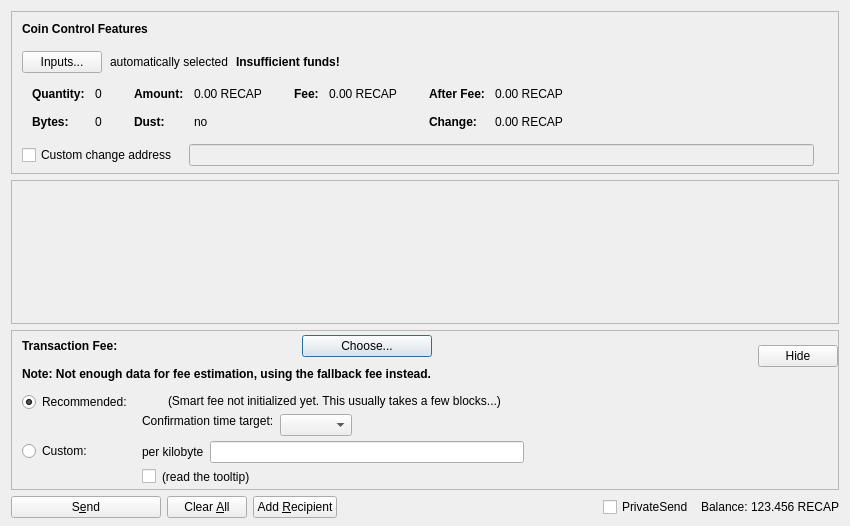
<?xml version="1.0" encoding="UTF-8"?>
<ui version="4.0">
 <class>SendCoinsDialog</class>
 <widget class="QDialog" name="SendCoinsDialog">
  <property name="geometry">
   <rect>
    <x>0</x>
    <y>0</y>
    <width>850</width>
    <height>526</height>
   </rect>
  </property>
  <property name="windowTitle">
   <string>Send Coins</string>
  </property>
  <layout class="QVBoxLayout" name="verticalLayout" stretch="0,1,0,0">
   <property name="bottomMargin">
    <number>8</number>
   </property>
   <item>
    <widget class="QFrame" name="frameCoinControl">
     <property name="sizePolicy">
      <sizepolicy hsizetype="Expanding" vsizetype="Expanding">
       <horstretch>0</horstretch>
       <verstretch>0</verstretch>
      </sizepolicy>
     </property>
     <property name="maximumSize">
      <size>
       <width>16777215</width>
       <height>16777215</height>
      </size>
     </property>
     <property name="frameShape">
      <enum>QFrame::StyledPanel</enum>
     </property>
     <property name="frameShadow">
      <enum>QFrame::Sunken</enum>
     </property>
     <layout class="QVBoxLayout" name="verticalLayoutCoinControl2">
      <property name="spacing">
       <number>0</number>
      </property>
      <property name="leftMargin">
       <number>0</number>
      </property>
      <property name="topMargin">
       <number>0</number>
      </property>
      <property name="rightMargin">
       <number>0</number>
      </property>
      <property name="bottomMargin">
       <number>6</number>
      </property>
      <item>
       <layout class="QVBoxLayout" name="verticalLayoutCoinControl" stretch="0,0,0,0,1">
        <property name="spacing">
         <number>0</number>
        </property>
        <property name="leftMargin">
         <number>10</number>
        </property>
        <property name="topMargin">
         <number>10</number>
        </property>
        <item>
         <layout class="QHBoxLayout" name="horizontalLayoutCoinControl1">
          <property name="bottomMargin">
           <number>15</number>
          </property>
          <item>
           <widget class="QLabel" name="labelCoinControlFeatures">
            <property name="sizePolicy">
             <sizepolicy hsizetype="Preferred" vsizetype="Maximum">
              <horstretch>0</horstretch>
              <verstretch>0</verstretch>
             </sizepolicy>
            </property>
            <property name="font">
             <font>
              <weight>75</weight>
              <bold>true</bold>
             </font>
            </property>
            <property name="styleSheet">
             <string notr="true">font-weight:bold;</string>
            </property>
            <property name="text">
             <string>Coin Control Features</string>
            </property>
           </widget>
          </item>
         </layout>
        </item>
        <item>
         <layout class="QHBoxLayout" name="horizontalLayoutCoinControl2" stretch="0,0,0,0">
          <property name="spacing">
           <number>8</number>
          </property>
          <property name="bottomMargin">
           <number>10</number>
          </property>
          <item>
           <widget class="QPushButton" name="pushButtonCoinControl">
            <property name="styleSheet">
             <string notr="true"/>
            </property>
            <property name="text">
             <string>Inputs...</string>
            </property>
            <property name="autoDefault">
             <bool>false</bool>
            </property>
           </widget>
          </item>
          <item>
           <widget class="QLabel" name="labelCoinControlAutomaticallySelected">
            <property name="text">
             <string>automatically selected</string>
            </property>
            <property name="margin">
             <number>5</number>
            </property>
           </widget>
          </item>
          <item>
           <widget class="QLabel" name="labelCoinControlInsuffFunds">
            <property name="font">
             <font>
              <weight>75</weight>
              <bold>true</bold>
             </font>
            </property>
            <property name="styleSheet">
             <string notr="true">font-weight:bold;</string>
            </property>
            <property name="text">
             <string>Insufficient funds!</string>
            </property>
            <property name="margin">
             <number>5</number>
            </property>
           </widget>
          </item>
          <item>
           <spacer name="horizontalSpacerCoinControl">
            <property name="orientation">
             <enum>Qt::Horizontal</enum>
            </property>
            <property name="sizeHint" stdset="0">
             <size>
              <width>40</width>
              <height>1</height>
             </size>
            </property>
           </spacer>
          </item>
         </layout>
        </item>
        <item>
         <widget class="QWidget" name="widgetCoinControl" native="true">
          <property name="sizePolicy">
           <sizepolicy hsizetype="Preferred" vsizetype="Preferred">
            <horstretch>0</horstretch>
            <verstretch>0</verstretch>
           </sizepolicy>
          </property>
          <property name="minimumSize">
           <size>
            <width>0</width>
            <height>0</height>
           </size>
          </property>
          <property name="styleSheet">
           <string notr="true"/>
          </property>
          <layout class="QHBoxLayout" name="horizontalLayoutCoinControl5">
           <property name="leftMargin">
            <number>0</number>
           </property>
           <property name="topMargin">
            <number>0</number>
           </property>
           <property name="rightMargin">
            <number>0</number>
           </property>
           <property name="bottomMargin">
            <number>0</number>
           </property>
           <item>
            <layout class="QHBoxLayout" name="horizontalLayoutCoinControl3" stretch="0,0,0,1">
             <property name="spacing">
              <number>20</number>
             </property>
             <property name="topMargin">
              <number>0</number>
             </property>
             <property name="bottomMargin">
              <number>10</number>
             </property>
             <item>
              <layout class="QFormLayout" name="formLayoutCoinControl1">
               <property name="horizontalSpacing">
                <number>10</number>
               </property>
               <property name="verticalSpacing">
                <number>14</number>
               </property>
               <property name="leftMargin">
                <number>10</number>
               </property>
               <property name="topMargin">
                <number>4</number>
               </property>
               <property name="rightMargin">
                <number>6</number>
               </property>
               <item row="0" column="0">
                <widget class="QLabel" name="labelCoinControlQuantityText">
                 <property name="font">
                  <font>
                   <weight>75</weight>
                   <bold>true</bold>
                  </font>
                 </property>
                 <property name="text">
                  <string>Quantity:</string>
                 </property>
                 <property name="margin">
                  <number>0</number>
                 </property>
                </widget>
               </item>
               <item row="0" column="1">
                <widget class="QLabel" name="labelCoinControlQuantity">
                 <property name="cursor">
                  <cursorShape>IBeamCursor</cursorShape>
                 </property>
                 <property name="contextMenuPolicy">
                  <enum>Qt::ActionsContextMenu</enum>
                 </property>
                 <property name="text">
                  <string notr="true">0</string>
                 </property>
                 <property name="margin">
                  <number>0</number>
                 </property>
                 <property name="textInteractionFlags">
                  <set>Qt::LinksAccessibleByMouse|Qt::TextSelectableByKeyboard|Qt::TextSelectableByMouse</set>
                 </property>
                </widget>
               </item>
               <item row="1" column="0">
                <widget class="QLabel" name="labelCoinControlBytesText">
                 <property name="font">
                  <font>
                   <weight>75</weight>
                   <bold>true</bold>
                  </font>
                 </property>
                 <property name="text">
                  <string>Bytes:</string>
                 </property>
                </widget>
               </item>
               <item row="1" column="1">
                <widget class="QLabel" name="labelCoinControlBytes">
                 <property name="cursor">
                  <cursorShape>IBeamCursor</cursorShape>
                 </property>
                 <property name="contextMenuPolicy">
                  <enum>Qt::ActionsContextMenu</enum>
                 </property>
                 <property name="text">
                  <string notr="true">0</string>
                 </property>
                 <property name="textInteractionFlags">
                  <set>Qt::LinksAccessibleByMouse|Qt::TextSelectableByKeyboard|Qt::TextSelectableByMouse</set>
                 </property>
                </widget>
               </item>
              </layout>
             </item>
             <item>
              <layout class="QFormLayout" name="formLayoutCoinControl2">
               <property name="horizontalSpacing">
                <number>10</number>
               </property>
               <property name="verticalSpacing">
                <number>14</number>
               </property>
               <property name="leftMargin">
                <number>6</number>
               </property>
               <property name="topMargin">
                <number>4</number>
               </property>
               <property name="rightMargin">
                <number>6</number>
               </property>
               <item row="0" column="0">
                <widget class="QLabel" name="labelCoinControlAmountText">
                 <property name="font">
                  <font>
                   <weight>75</weight>
                   <bold>true</bold>
                  </font>
                 </property>
                 <property name="text">
                  <string>Amount:</string>
                 </property>
                 <property name="margin">
                  <number>0</number>
                 </property>
                </widget>
               </item>
               <item row="0" column="1">
                <widget class="QLabel" name="labelCoinControlAmount">
                 <property name="cursor">
                  <cursorShape>IBeamCursor</cursorShape>
                 </property>
                 <property name="contextMenuPolicy">
                  <enum>Qt::ActionsContextMenu</enum>
                 </property>
                 <property name="text">
                  <string notr="true">0.00 RECAP</string>
                 </property>
                 <property name="textInteractionFlags">
                  <set>Qt::LinksAccessibleByMouse|Qt::TextSelectableByKeyboard|Qt::TextSelectableByMouse</set>
                 </property>
                </widget>
               </item>
               <item row="1" column="0">
                <widget class="QLabel" name="labelCoinControlLowOutputText">
                 <property name="font">
                  <font>
                   <weight>75</weight>
                   <bold>true</bold>
                  </font>
                 </property>
                 <property name="text">
                  <string>Dust:</string>
                 </property>
                </widget>
               </item>
               <item row="1" column="1">
                <widget class="QLabel" name="labelCoinControlLowOutput">
                 <property name="cursor">
                  <cursorShape>IBeamCursor</cursorShape>
                 </property>
                 <property name="contextMenuPolicy">
                  <enum>Qt::ActionsContextMenu</enum>
                 </property>
                 <property name="text">
                  <string notr="true">no</string>
                 </property>
                 <property name="textInteractionFlags">
                  <set>Qt::LinksAccessibleByMouse|Qt::TextSelectableByKeyboard|Qt::TextSelectableByMouse</set>
                 </property>
                </widget>
               </item>
              </layout>
             </item>
             <item>
              <layout class="QFormLayout" name="formLayoutCoinControl3">
               <property name="horizontalSpacing">
                <number>10</number>
               </property>
               <property name="verticalSpacing">
                <number>14</number>
               </property>
               <property name="leftMargin">
                <number>6</number>
               </property>
               <property name="topMargin">
                <number>4</number>
               </property>
               <property name="rightMargin">
                <number>6</number>
               </property>
               <item row="0" column="0">
                <widget class="QLabel" name="labelCoinControlFeeText">
                 <property name="font">
                  <font>
                   <weight>75</weight>
                   <bold>true</bold>
                  </font>
                 </property>
                 <property name="text">
                  <string>Fee:</string>
                 </property>
                 <property name="margin">
                  <number>0</number>
                 </property>
                </widget>
               </item>
               <item row="0" column="1">
                <widget class="QLabel" name="labelCoinControlFee">
                 <property name="cursor">
                  <cursorShape>IBeamCursor</cursorShape>
                 </property>
                 <property name="contextMenuPolicy">
                  <enum>Qt::ActionsContextMenu</enum>
                 </property>
                 <property name="text">
                  <string notr="true">0.00 RECAP</string>
                 </property>
                 <property name="textInteractionFlags">
                  <set>Qt::LinksAccessibleByMouse|Qt::TextSelectableByKeyboard|Qt::TextSelectableByMouse</set>
                 </property>
                </widget>
               </item>
              </layout>
             </item>
             <item>
              <layout class="QFormLayout" name="formLayoutCoinControl4">
               <property name="horizontalSpacing">
                <number>10</number>
               </property>
               <property name="verticalSpacing">
                <number>14</number>
               </property>
               <property name="leftMargin">
                <number>6</number>
               </property>
               <property name="topMargin">
                <number>4</number>
               </property>
               <property name="rightMargin">
                <number>6</number>
               </property>
               <item row="0" column="0">
                <widget class="QLabel" name="labelCoinControlAfterFeeText">
                 <property name="font">
                  <font>
                   <weight>75</weight>
                   <bold>true</bold>
                  </font>
                 </property>
                 <property name="text">
                  <string>After Fee:</string>
                 </property>
                 <property name="margin">
                  <number>0</number>
                 </property>
                </widget>
               </item>
               <item row="0" column="1">
                <widget class="QLabel" name="labelCoinControlAfterFee">
                 <property name="cursor">
                  <cursorShape>IBeamCursor</cursorShape>
                 </property>
                 <property name="contextMenuPolicy">
                  <enum>Qt::ActionsContextMenu</enum>
                 </property>
                 <property name="text">
                  <string notr="true">0.00 RECAP</string>
                 </property>
                 <property name="textInteractionFlags">
                  <set>Qt::LinksAccessibleByMouse|Qt::TextSelectableByKeyboard|Qt::TextSelectableByMouse</set>
                 </property>
                </widget>
               </item>
               <item row="1" column="0">
                <widget class="QLabel" name="labelCoinControlChangeText">
                 <property name="font">
                  <font>
                   <weight>75</weight>
                   <bold>true</bold>
                  </font>
                 </property>
                 <property name="text">
                  <string>Change:</string>
                 </property>
                </widget>
               </item>
               <item row="1" column="1">
                <widget class="QLabel" name="labelCoinControlChange">
                 <property name="cursor">
                  <cursorShape>IBeamCursor</cursorShape>
                 </property>
                 <property name="contextMenuPolicy">
                  <enum>Qt::ActionsContextMenu</enum>
                 </property>
                 <property name="text">
                  <string notr="true">0.00 RECAP</string>
                 </property>
                 <property name="textInteractionFlags">
                  <set>Qt::LinksAccessibleByMouse|Qt::TextSelectableByKeyboard|Qt::TextSelectableByMouse</set>
                 </property>
                </widget>
               </item>
              </layout>
             </item>
            </layout>
           </item>
          </layout>
         </widget>
        </item>
        <item>
         <layout class="QHBoxLayout" name="horizontalLayoutCoinControl4" stretch="0,0,0">
          <property name="spacing">
           <number>12</number>
          </property>
          <property name="sizeConstraint">
           <enum>QLayout::SetDefaultConstraint</enum>
          </property>
          <property name="topMargin">
           <number>5</number>
          </property>
          <property name="rightMargin">
           <number>5</number>
          </property>
          <item>
           <widget class="QCheckBox" name="checkBoxCoinControlChange">
            <property name="toolTip">
             <string>If this is activated, but the change address is empty or invalid, change will be sent to a newly generated address.</string>
            </property>
            <property name="text">
             <string>Custom change address</string>
            </property>
           </widget>
          </item>
          <item>
           <widget class="QValidatedLineEdit" name="lineEditCoinControlChange">
            <property name="enabled">
             <bool>false</bool>
            </property>
            <property name="sizePolicy">
             <sizepolicy hsizetype="Expanding" vsizetype="Fixed">
              <horstretch>0</horstretch>
              <verstretch>0</verstretch>
             </sizepolicy>
            </property>
           </widget>
          </item>
          <item>
           <widget class="QLabel" name="labelCoinControlChangeLabel">
            <property name="sizePolicy">
             <sizepolicy hsizetype="Preferred" vsizetype="Expanding">
              <horstretch>0</horstretch>
              <verstretch>0</verstretch>
             </sizepolicy>
            </property>
            <property name="minimumSize">
             <size>
              <width>0</width>
              <height>0</height>
             </size>
            </property>
            <property name="text">
             <string/>
            </property>
            <property name="margin">
             <number>3</number>
            </property>
           </widget>
          </item>
         </layout>
        </item>
        <item>
         <spacer name="verticalSpacerCoinControl">
          <property name="orientation">
           <enum>Qt::Vertical</enum>
          </property>
          <property name="sizeHint" stdset="0">
           <size>
            <width>800</width>
            <height>1</height>
           </size>
          </property>
         </spacer>
        </item>
       </layout>
      </item>
     </layout>
    </widget>
   </item>
   <item>
    <widget class="QScrollArea" name="scrollArea">
     <property name="widgetResizable">
      <bool>true</bool>
     </property>
     <widget class="QWidget" name="scrollAreaWidgetContents">
      <property name="geometry">
       <rect>
        <x>0</x>
        <y>0</y>
        <width>830</width>
        <height>104</height>
       </rect>
      </property>
      <layout class="QVBoxLayout" name="verticalLayout_2" stretch="0,1">
       <property name="leftMargin">
        <number>0</number>
       </property>
       <property name="topMargin">
        <number>0</number>
       </property>
       <property name="rightMargin">
        <number>0</number>
       </property>
       <property name="bottomMargin">
        <number>0</number>
       </property>
       <item>
        <layout class="QVBoxLayout" name="entries">
         <property name="spacing">
          <number>6</number>
         </property>
        </layout>
       </item>
       <item>
        <spacer name="verticalSpacer">
         <property name="orientation">
          <enum>Qt::Vertical</enum>
         </property>
         <property name="sizeHint" stdset="0">
          <size>
           <width>20</width>
           <height>40</height>
          </size>
         </property>
        </spacer>
       </item>
      </layout>
     </widget>
    </widget>
   </item>
   <item>
    <widget class="QFrame" name="frameFee">
     <property name="sizePolicy">
      <sizepolicy hsizetype="Expanding" vsizetype="Expanding">
       <horstretch>0</horstretch>
       <verstretch>0</verstretch>
      </sizepolicy>
     </property>
     <property name="maximumSize">
      <size>
       <width>16777215</width>
       <height>16777215</height>
      </size>
     </property>
     <property name="frameShape">
      <enum>QFrame::StyledPanel</enum>
     </property>
     <property name="frameShadow">
      <enum>QFrame::Sunken</enum>
     </property>
     <layout class="QVBoxLayout" name="verticalLayoutFee1">
      <property name="spacing">
       <number>0</number>
      </property>
      <property name="leftMargin">
       <number>0</number>
      </property>
      <property name="topMargin">
       <number>0</number>
      </property>
      <property name="rightMargin">
       <number>0</number>
      </property>
      <property name="bottomMargin">
       <number>0</number>
      </property>
      <item>
       <layout class="QVBoxLayout" name="verticalLayoutFee2" stretch="0,0,0">
        <property name="spacing">
         <number>0</number>
        </property>
        <property name="leftMargin">
         <number>10</number>
        </property>
        <property name="topMargin">
         <number>0</number>
        </property>
        <item>
         <layout class="QHBoxLayout" name="horizontalLayoutFee1">
          <property name="bottomMargin">
           <number>0</number>
          </property>
          <item>
           <layout class="QVBoxLayout" name="verticalLayoutFee7">
            <property name="spacing">
             <number>0</number>
            </property>
            <item>
             <spacer name="verticalSpacerSmartFee">
              <property name="orientation">
               <enum>Qt::Vertical</enum>
              </property>
              <property name="sizeType">
               <enum>QSizePolicy::Fixed</enum>
              </property>
              <property name="sizeHint" stdset="0">
               <size>
                <width>1</width>
                <height>4</height>
               </size>
              </property>
             </spacer>
            </item>
            <item>
             <layout class="QHBoxLayout" name="horizontalLayoutSmartFee">
              <property name="spacing">
               <number>10</number>
              </property>
              <item>
               <widget class="QLabel" name="labelFeeHeadline">
                <property name="sizePolicy">
                 <sizepolicy hsizetype="Preferred" vsizetype="Maximum">
                  <horstretch>0</horstretch>
                  <verstretch>0</verstretch>
                 </sizepolicy>
                </property>
                <property name="font">
                 <font>
                  <weight>75</weight>
                  <bold>true</bold>
                 </font>
                </property>
                <property name="styleSheet">
                 <string notr="true">font-weight:bold;</string>
                </property>
                <property name="text">
                 <string>Transaction Fee:</string>
                </property>
               </widget>
              </item>
              <item>
               <widget class="QLabel" name="labelFeeMinimized">
                <property name="text">
                 <string/>
                </property>
               </widget>
              </item>
              <item>
               <widget class="QPushButton" name="buttonChooseFee">
                <property name="text">
                 <string>Choose...</string>
                </property>
               </widget>
              </item>
             </layout>
            </item>
            <item>
             <spacer name="verticalSpacer_7">
              <property name="orientation">
               <enum>Qt::Vertical</enum>
              </property>
              <property name="sizeHint" stdset="0">
               <size>
                <width>1</width>
                <height>10</height>
               </size>
              </property>
             </spacer>
            </item>
            <item>
             <widget class="QLabel" name="fallbackFeeWarningLabel">
              <property name="toolTip">
               <string>Using the fallbackfee can result in sending a transaction that will take several hours or days (or never) to confirm. Consider choosing your fee manually or wait until you have validated the complete chain.</string>
              </property>
              <property name="font">
              <font>
                  <weight>75</weight>
                  <bold>true</bold>
              </font>
              </property>
              <property name="text">
               <string>Note: Not enough data for fee estimation, using the fallback fee instead.</string>
              </property>
              <property name="wordWrap">
               <bool>false</bool>
              </property>
             </widget>
            </item>
            <item>
             <spacer name="verticalSpacer_5">
              <property name="orientation">
               <enum>Qt::Vertical</enum>
              </property>
              <property name="sizeHint" stdset="0">
               <size>
                <width>1</width>
                <height>1</height>
               </size>
              </property>
             </spacer>
            </item>
           </layout>
          </item>
          <item>
           <spacer name="horizontalSpacer_4">
            <property name="orientation">
             <enum>Qt::Horizontal</enum>
            </property>
            <property name="sizeHint" stdset="0">
             <size>
              <width>1</width>
              <height>1</height>
             </size>
            </property>
           </spacer>
          </item>
          <item>
           <widget class="QPushButton" name="buttonMinimizeFee">
            <property name="toolTip">
             <string>collapse fee-settings</string>
            </property>
            <property name="text">
             <string>Hide</string>
            </property>
           </widget>
          </item>
         </layout>
        </item>
        <item>
         <widget class="QFrame" name="frameFeeSelection">
          <layout class="QVBoxLayout" name="verticalLayoutFee12">
           <property name="spacing">
            <number>0</number>
           </property>
           <property name="leftMargin">
            <number>0</number>
           </property>
           <property name="topMargin">
            <number>0</number>
           </property>
           <property name="rightMargin">
            <number>0</number>
           </property>
           <property name="bottomMargin">
            <number>0</number>
           </property>
           <item>
            <layout class="QGridLayout" name="gridLayoutFee">
             <property name="topMargin">
              <number>10</number>
             </property>
             <property name="bottomMargin">
              <number>4</number>
             </property>
             <property name="horizontalSpacing">
              <number>10</number>
             </property>
             <property name="verticalSpacing">
              <number>4</number>
             </property>
             <item row="1" column="1">
              <layout class="QVBoxLayout" name="verticalLayoutFee8">
               <property name="spacing">
                <number>6</number>
               </property>
               <item>
                <layout class="QHBoxLayout" name="horizontalLayoutFee13">
                 <item>
                  <widget class="QLabel" name="labelCustomPerKilobyte">
                   <property name="toolTip">
                    <string>If the custom fee is set to 1000 duffs and the transaction is only 250 bytes, then &quot;per kilobyte&quot; only pays 250 duffs in fee,&lt;br /&gt;while &quot;at least&quot; pays 1000 duffs. For transactions bigger than a kilobyte both pay by kilobyte.</string>
                   </property>
                   <property name="text">
                    <string>per kilobyte</string>
                   </property>
                  </widget>
                 </item>
                 <item>
                  <widget class="BitcoinAmountField" name="customFee"/>
                 </item>
                 <item>
                  <spacer name="horizontalSpacer_6">
                   <property name="orientation">
                    <enum>Qt::Horizontal</enum>
                   </property>
                   <property name="sizeHint" stdset="0">
                    <size>
                     <width>1</width>
                     <height>1</height>
                    </size>
                   </property>
                  </spacer>
                 </item>
                </layout>
               </item>
               <item>
                <layout class="QHBoxLayout" name="horizontalLayoutFee8">
                 <item>
                  <widget class="QCheckBox" name="checkBoxMinimumFee">
                   <property name="toolTip">
                    <string>Paying only the minimum fee is just fine as long as there is less transaction volume than space in the blocks.&lt;br /&gt;But be aware that this can end up in a never confirming transaction once there is more demand for recap transactions than the network can process.</string>
                   </property>
                   <property name="text">
                    <string/>
                   </property>
                  </widget>
                 </item>
                 <item>
                  <widget class="QLabel" name="labelMinFeeWarning">
                   <property name="enabled">
                    <bool>true</bool>
                   </property>
                   <property name="toolTip">
                    <string>Paying only the minimum fee is just fine as long as there is less transaction volume than space in the blocks.&lt;br /&gt;But be aware that this can end up in a never confirming transaction once there is more demand for recap transactions than the network can process.</string>
                   </property>
                   <property name="text">
                    <string>(read the tooltip)</string>
                   </property>
                   <property name="margin">
                    <number>5</number>
                   </property>
                  </widget>
                 </item>
                 <item>
                  <spacer name="horizontalSpacer_2">
                   <property name="orientation">
                    <enum>Qt::Horizontal</enum>
                   </property>
                   <property name="sizeHint" stdset="0">
                    <size>
                     <width>1</width>
                     <height>1</height>
                    </size>
                   </property>
                  </spacer>
                 </item>
                </layout>
               </item>
              </layout>
             </item>
             <item row="0" column="0">
              <layout class="QVBoxLayout" name="verticalLayoutFee4" stretch="0,1">
               <item>
                <widget class="QRadioButton" name="radioSmartFee">
                 <property name="text">
                  <string>Recommended:</string>
                 </property>
                 <property name="checked">
                  <bool>true</bool>
                 </property>
                 <attribute name="buttonGroup">
                  <string notr="true">groupFee</string>
                 </attribute>
                </widget>
               </item>
               <item>
                <spacer name="verticalSpacer_2">
                 <property name="orientation">
                  <enum>Qt::Vertical</enum>
                 </property>
                 <property name="sizeHint" stdset="0">
                  <size>
                   <width>1</width>
                   <height>1</height>
                  </size>
                 </property>
                </spacer>
               </item>
              </layout>
             </item>
             <item row="1" column="0">
              <layout class="QVBoxLayout" name="verticalLayoutFee9" stretch="0,1">
               <item>
                <widget class="QRadioButton" name="radioCustomFee">
                 <property name="text">
                  <string>Custom:</string>
                 </property>
                 <attribute name="buttonGroup">
                  <string notr="true">groupFee</string>
                 </attribute>
                </widget>
               </item>
               <item>
                <spacer name="verticalSpacer_6">
                 <property name="orientation">
                  <enum>Qt::Vertical</enum>
                 </property>
                 <property name="sizeHint" stdset="0">
                  <size>
                   <width>1</width>
                   <height>1</height>
                  </size>
                 </property>
                </spacer>
               </item>
              </layout>
             </item>
             <item row="0" column="1">
              <layout class="QVBoxLayout" name="verticalLayoutFee3" stretch="0,0,1">
               <property name="spacing">
                <number>6</number>
               </property>
               <property name="topMargin">
                <number>2</number>
               </property>
               <item>
                <layout class="QHBoxLayout" name="horizontalLayoutFee12">
                 <item>
                  <widget class="QLabel" name="labelSmartFee">
                   <property name="text">
                    <string/>
                   </property>
                   <property name="margin">
                    <number>2</number>
                   </property>
                  </widget>
                 </item>
                 <item>
                  <widget class="QLabel" name="labelFeeEstimation">
                   <property name="text">
                    <string/>
                   </property>
                  </widget>
                 </item>
                 <item>
                  <widget class="QLabel" name="labelSmartFee2">
                   <property name="text">
                    <string>(Smart fee not initialized yet. This usually takes a few blocks...)</string>
                   </property>
                   <property name="margin">
                    <number>2</number>
                   </property>
                  </widget>
                 </item>
                 <item>
                  <spacer name="horizontalSpacer_5">
                   <property name="orientation">
                    <enum>Qt::Horizontal</enum>
                   </property>
                   <property name="sizeHint" stdset="0">
                    <size>
                     <width>1</width>
                     <height>1</height>
                    </size>
                   </property>
                  </spacer>
                 </item>
                </layout>
               </item>
               <item>
                <layout class="QHBoxLayout" name="horizontalLayoutFee9">
                 <item>
                  <layout class="QVBoxLayout" name="verticalLayoutFee6">
                   <item>
                    <widget class="QLabel" name="labelSmartFee3">
                     <property name="text">
                      <string>Confirmation time target:</string>
                     </property>
                     <property name="margin">
                      <number>2</number>
                     </property>
                    </widget>
                   </item>
                   <item>
                    <spacer name="verticalSpacer_3">
                     <property name="orientation">
                      <enum>Qt::Vertical</enum>
                     </property>
                     <property name="sizeHint" stdset="0">
                      <size>
                       <width>1</width>
                       <height>1</height>
                      </size>
                     </property>
                    </spacer>
                   </item>
                  </layout>
                 </item>
                 <item>
                  <layout class="QVBoxLayout" name="verticalLayoutFee5">
                   <property name="rightMargin">
                    <number>30</number>
                   </property>
                   <item>
                    <layout class="QHBoxLayout" name="horizontalLayoutConfTarget">
                     <property name="bottomMargin">
                      <number>0</number>
                     </property>
                     <item>
                      <widget class="QComboBox" name="confTargetSelector"/>
                     </item>
                     <item>
                      <spacer name="horizontalSpacerConfTarget">
                       <property name="orientation">
                        <enum>Qt::Horizontal</enum>
                       </property>
                       <property name="sizeHint" stdset="0">
                        <size>
                         <width>40</width>
                         <height>20</height>
                        </size>
                       </property>
                      </spacer>
                     </item>
                    </layout>
                   </item>
                  </layout>
                 </item>
                </layout>
               </item>
               <item>
                <spacer name="verticalSpacer_4">
                 <property name="orientation">
                  <enum>Qt::Vertical</enum>
                 </property>
                 <property name="sizeHint" stdset="0">
                  <size>
                   <width>1</width>
                   <height>1</height>
                  </size>
                 </property>
                </spacer>
               </item>
              </layout>
             </item>
            </layout>
           </item>
          </layout>
         </widget>
        </item>
        <item>
         <spacer name="verticalSpacerFee">
          <property name="orientation">
           <enum>Qt::Vertical</enum>
          </property>
          <property name="sizeHint" stdset="0">
           <size>
            <width>800</width>
            <height>1</height>
           </size>
          </property>
         </spacer>
        </item>
       </layout>
      </item>
     </layout>
    </widget>
   </item>
   <item>
    <layout class="QHBoxLayout" name="horizontalLayout">
     <item>
      <widget class="QPushButton" name="sendButton">
       <property name="minimumSize">
        <size>
         <width>150</width>
         <height>0</height>
        </size>
       </property>
       <property name="toolTip">
        <string>Confirm the send action</string>
       </property>
       <property name="text">
        <string>S&amp;end</string>
       </property>
       <property name="autoDefault">
        <bool>false</bool>
       </property>
       <property name="default">
        <bool>false</bool>
       </property>
      </widget>
     </item>
     <item>
      <widget class="QPushButton" name="clearButton">
       <property name="sizePolicy">
        <sizepolicy hsizetype="Minimum" vsizetype="Fixed">
         <horstretch>0</horstretch>
         <verstretch>0</verstretch>
        </sizepolicy>
       </property>
       <property name="toolTip">
        <string>Clear all fields of the form.</string>
       </property>
       <property name="text">
        <string>Clear &amp;All</string>
       </property>
       <property name="autoDefault">
        <bool>false</bool>
       </property>
      </widget>
     </item>
     <item>
      <widget class="QPushButton" name="addButton">
       <property name="toolTip">
        <string>Send to multiple recipients at once</string>
       </property>
       <property name="text">
        <string>Add &amp;Recipient</string>
       </property>
       <property name="autoDefault">
        <bool>false</bool>
       </property>
      </widget>
     </item>
     <item>
      <spacer name="horizontalSpacer">
       <property name="orientation">
        <enum>Qt::Horizontal</enum>
       </property>
       <property name="sizeHint" stdset="0">
        <size>
         <width>40</width>
         <height>20</height>
        </size>
       </property>
      </spacer>
     </item>
     <item>
      <layout class="QHBoxLayout" name="horizontalLayout_2">
       <property name="spacing">
        <number>3</number>
       </property>
       <item>
        <widget class="QCheckBox" name="checkUsePrivateSend">
         <property name="minimumSize">
          <size>
           <width>95</width>
           <height>0</height>
          </size>
         </property>
         <property name="text">
          <string>PrivateSend</string>
         </property>
         <property name="checked">
          <bool>false</bool>
         </property>
        </widget>
       </item>
       <item>
        <widget class="QLabel" name="label">
         <property name="text">
          <string>Balance:</string>
         </property>
        </widget>
       </item>
       <item>
        <widget class="QLabel" name="labelBalance">
         <property name="sizePolicy">
          <sizepolicy hsizetype="Preferred" vsizetype="Fixed">
           <horstretch>0</horstretch>
           <verstretch>0</verstretch>
          </sizepolicy>
         </property>
         <property name="cursor">
          <cursorShape>IBeamCursor</cursorShape>
         </property>
         <property name="text">
          <string notr="true">123.456 RECAP</string>
         </property>
         <property name="textInteractionFlags">
          <set>Qt::LinksAccessibleByMouse|Qt::TextSelectableByKeyboard|Qt::TextSelectableByMouse</set>
         </property>
        </widget>
       </item>
      </layout>
     </item>
    </layout>
   </item>
  </layout>
 </widget>
 <customwidgets>
  <customwidget>
   <class>QValidatedLineEdit</class>
   <extends>QLineEdit</extends>
   <header>qvalidatedlineedit.h</header>
  </customwidget>
  <customwidget>
   <class>BitcoinAmountField</class>
   <extends>QLineEdit</extends>
   <header>bitcoinamountfield.h</header>
   <container>1</container>
  </customwidget>
 </customwidgets>
 <resources>
  <include location="../recap.qrc"/>
 </resources>
 <connections/>
 <buttongroups>
  <buttongroup name="groupFee"/>
 </buttongroups>
</ui>
